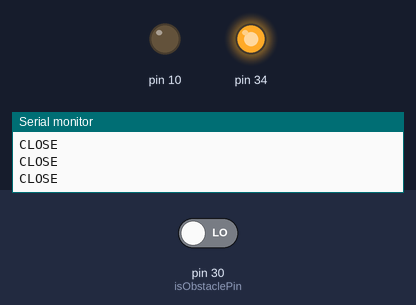
This sketch was run on a simulated Arduino Mega 2560, built with avr-gcc and run on an emulated ATmega2560. Shown: output pins drawn as LEDs (lit = HIGH), the last lines printed to the serial monitor. The inputs (shaded band) are chosen by the test bench; at power-on: pin 30 (isObstaclePin) LOW.

Above: at 1.4 s.
1.5 s: pin 30 (isObstaclePin) driven HIGH
At 2.0 s:
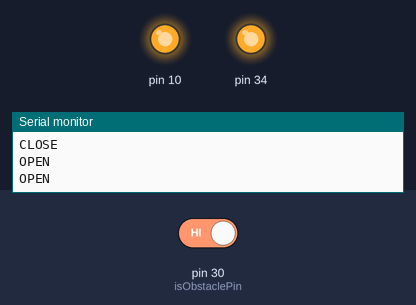
3.1 s: pin 30 (isObstaclePin) driven LOW
At 4.6 s:
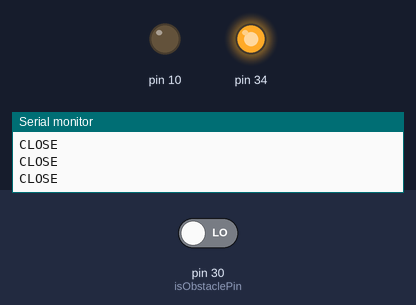
Timing chart, 0 to 6.1 s (numbered marks = the images above; inputs shaded):
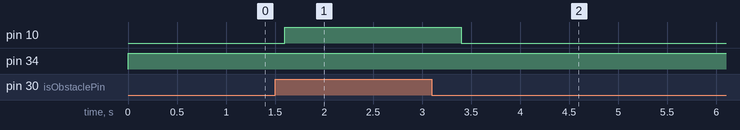

The sketch:

IR_SENSOR.ino
```cpp
int isObstaclePin = 30;
int isObstacle = HIGH;

void setup()
 {
  pinMode(10, OUTPUT);
  pinMode(34, OUTPUT);
  pinMode(isObstaclePin , INPUT);
  Serial.begin(9600);

}

void loop() {
  digitalWrite(34,HIGH);
 isObstacle = digitalRead(isObstaclePin);
  if (isObstacle == HIGH)
  {
    Serial.println("OPEN");
    delay(100);
   digitalWrite(10, HIGH);
  }
  else
  {
    Serial.println("CLOSE");
    delay(100);
    digitalWrite(10, LOW);
  }
      delay(200);
}
```

Measured:
- after the input at 1.5 s, pin 10: LOW → HIGH after 0.10 s
- after the input at 3.1 s, pin 10: HIGH → LOW after 0.30 s
